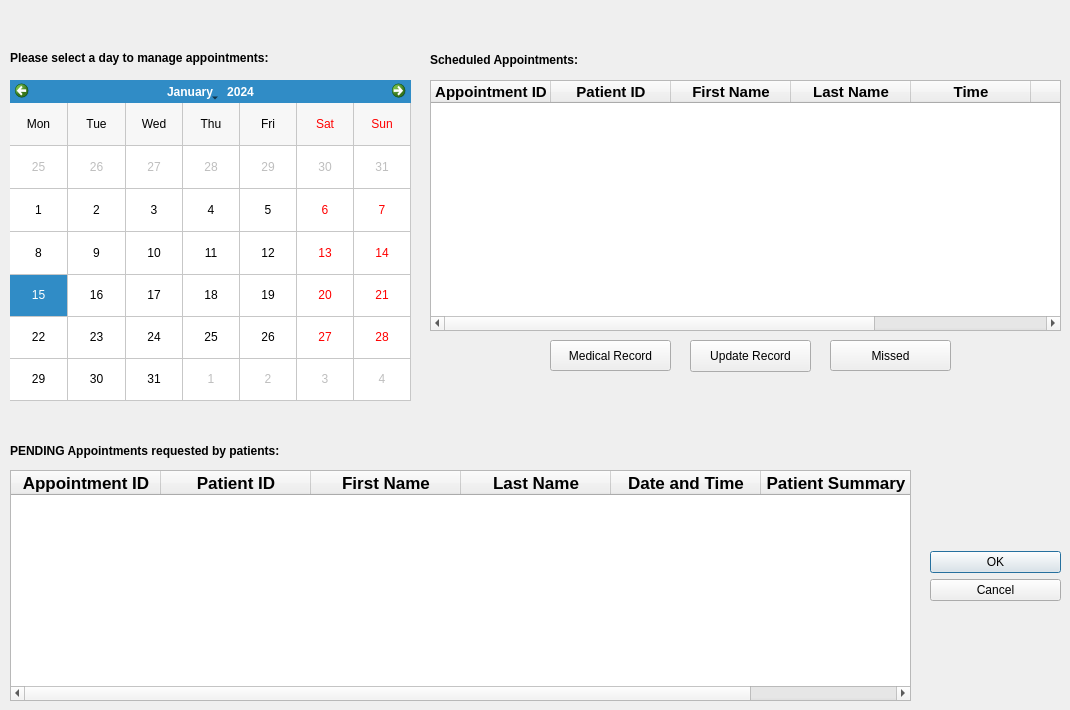
    <widget class="QWidget" name="GP_appointment_page">
     <widget class="QDialogButtonBox" name="Confirm_button">
      <property name="geometry">
       <rect>
        <x>930</x>
        <y>540</y>
        <width>131</width>
        <height>71</height>
       </rect>
      </property>
      <property name="orientation">
       <enum>Qt::Vertical</enum>
      </property>
      <property name="standardButtons">
       <set>QDialogButtonBox::Cancel|QDialogButtonBox::Ok</set>
      </property>
      <property name="centerButtons">
       <bool>true</bool>
      </property>
     </widget>
     <widget class="QLabel" name="label_13">
      <property name="geometry">
       <rect>
        <x>10</x>
        <y>50</y>
        <width>391</width>
        <height>16</height>
       </rect>
      </property>
      <property name="font">
       <font>
        <weight>75</weight>
        <bold>true</bold>
       </font>
      </property>
      <property name="text">
       <string>Please select a day to manage appointments:</string>
      </property>
     </widget>
     <widget class="QTableWidget" name="pending_table">
      <property name="geometry">
       <rect>
        <x>10</x>
        <y>470</y>
        <width>901</width>
        <height>231</height>
       </rect>
      </property>
      <property name="sizeAdjustPolicy">
       <enum>QAbstractScrollArea::AdjustToContents</enum>
      </property>
      <property name="dragEnabled">
       <bool>false</bool>
      </property>
      <property name="alternatingRowColors">
       <bool>false</bool>
      </property>
      <property name="selectionBehavior">
       <enum>QAbstractItemView::SelectRows</enum>
      </property>
      <attribute name="horizontalHeaderCascadingSectionResizes">
       <bool>true</bool>
      </attribute>
      <attribute name="horizontalHeaderDefaultSectionSize">
       <number>150</number>
      </attribute>
      <attribute name="horizontalHeaderHighlightSections">
       <bool>false</bool>
      </attribute>
      <attribute name="horizontalHeaderStretchLastSection">
       <bool>true</bool>
      </attribute>
      <column>
       <property name="text">
        <string>Appointment ID</string>
       </property>
       <property name="font">
        <font>
         <pointsize>13</pointsize>
         <weight>75</weight>
         <bold>true</bold>
        </font>
       </property>
      </column>
      <column>
       <property name="text">
        <string>Patient ID</string>
       </property>
       <property name="font">
        <font>
         <pointsize>13</pointsize>
         <weight>75</weight>
         <bold>true</bold>
        </font>
       </property>
      </column>
      <column>
       <property name="text">
        <string>First Name</string>
       </property>
       <property name="font">
        <font>
         <pointsize>13</pointsize>
         <weight>75</weight>
         <bold>true</bold>
        </font>
       </property>
      </column>
      <column>
       <property name="text">
        <string>Last Name</string>
       </property>
       <property name="font">
        <font>
         <pointsize>13</pointsize>
         <weight>75</weight>
         <bold>true</bold>
        </font>
       </property>
      </column>
      <column>
       <property name="text">
        <string>Date and Time</string>
       </property>
       <property name="font">
        <font>
         <pointsize>13</pointsize>
         <weight>75</weight>
         <bold>true</bold>
        </font>
       </property>
      </column>
      <column>
       <property name="text">
        <string>Patient Summary</string>
       </property>
       <property name="font">
        <font>
         <pointsize>13</pointsize>
         <weight>75</weight>
         <bold>true</bold>
        </font>
       </property>
      </column>
     </widget>
     <widget class="QLabel" name="label_14">
      <property name="geometry">
       <rect>
        <x>10</x>
        <y>440</y>
        <width>401</width>
        <height>21</height>
       </rect>
      </property>
      <property name="font">
       <font>
        <weight>75</weight>
        <bold>true</bold>
       </font>
      </property>
      <property name="text">
       <string>PENDING Appointments requested by patients:</string>
      </property>
     </widget>
     <widget class="QCalendarWidget" name="appointment_calendar">
      <property name="geometry">
       <rect>
        <x>10</x>
        <y>80</y>
        <width>401</width>
        <height>321</height>
       </rect>
      </property>
      <property name="sizePolicy">
       <sizepolicy hsizetype="Fixed" vsizetype="Fixed">
        <horstretch>0</horstretch>
        <verstretch>0</verstretch>
       </sizepolicy>
      </property>
      <property name="gridVisible">
       <bool>true</bool>
      </property>
      <property name="verticalHeaderFormat">
       <enum>QCalendarWidget::NoVerticalHeader</enum>
      </property>
     </widget>
     <widget class="QTableWidget" name="scheduled_table">
      <property name="geometry">
       <rect>
        <x>430</x>
        <y>80</y>
        <width>631</width>
        <height>251</height>
       </rect>
      </property>
      <property name="sizeAdjustPolicy">
       <enum>QAbstractScrollArea::AdjustToContents</enum>
      </property>
      <property name="dragEnabled">
       <bool>false</bool>
      </property>
      <property name="alternatingRowColors">
       <bool>false</bool>
      </property>
      <property name="selectionBehavior">
       <enum>QAbstractItemView::SelectRows</enum>
      </property>
      <attribute name="horizontalHeaderCascadingSectionResizes">
       <bool>true</bool>
      </attribute>
      <attribute name="horizontalHeaderDefaultSectionSize">
       <number>120</number>
      </attribute>
      <attribute name="horizontalHeaderHighlightSections">
       <bool>false</bool>
      </attribute>
      <attribute name="horizontalHeaderStretchLastSection">
       <bool>true</bool>
      </attribute>
      <column>
       <property name="text">
        <string>Appointment ID</string>
       </property>
       <property name="font">
        <font>
         <pointsize>11</pointsize>
         <weight>75</weight>
         <bold>true</bold>
        </font>
       </property>
      </column>
      <column>
       <property name="text">
        <string>Patient ID</string>
       </property>
       <property name="font">
        <font>
         <pointsize>11</pointsize>
         <weight>75</weight>
         <bold>true</bold>
        </font>
       </property>
      </column>
      <column>
       <property name="text">
        <string>First Name</string>
       </property>
       <property name="font">
        <font>
         <pointsize>11</pointsize>
         <weight>75</weight>
         <bold>true</bold>
        </font>
       </property>
      </column>
      <column>
       <property name="text">
        <string>Last Name</string>
       </property>
       <property name="font">
        <font>
         <pointsize>11</pointsize>
         <weight>75</weight>
         <bold>true</bold>
        </font>
       </property>
      </column>
      <column>
       <property name="text">
        <string>Time</string>
       </property>
       <property name="font">
        <font>
         <pointsize>11</pointsize>
         <weight>75</weight>
         <bold>true</bold>
        </font>
       </property>
      </column>
      <column>
       <property name="text">
        <string>Status</string>
       </property>
       <property name="font">
        <font>
         <pointsize>11</pointsize>
         <weight>75</weight>
         <bold>true</bold>
        </font>
       </property>
      </column>
      <column>
       <property name="text">
        <string>Patient Summary</string>
       </property>
       <property name="font">
        <font>
         <pointsize>10</pointsize>
         <weight>75</weight>
         <bold>true</bold>
        </font>
       </property>
      </column>
     </widget>
     <widget class="QLabel" name="Appointment_label">
      <property name="geometry">
       <rect>
        <x>430</x>
        <y>50</y>
        <width>311</width>
        <height>20</height>
       </rect>
      </property>
      <property name="font">
       <font>
        <weight>75</weight>
        <bold>true</bold>
       </font>
      </property>
      <property name="text">
       <string>Scheduled Appointments:</string>
      </property>
     </widget>
     <widget class="QPushButton" name="missed_button">
      <property name="geometry">
       <rect>
        <x>830</x>
        <y>340</y>
        <width>121</width>
        <height>31</height>
       </rect>
      </property>
      <property name="styleSheet">
       <string notr="true"/>
      </property>
      <property name="text">
       <string>Missed</string>
      </property>
     </widget>
     <widget class="QPushButton" name="record_button">
      <property name="geometry">
       <rect>
        <x>550</x>
        <y>340</y>
        <width>121</width>
        <height>31</height>
       </rect>
      </property>
      <property name="text">
       <string>Medical Record</string>
      </property>
     </widget>
     <widget class="QPushButton" name="update_record_button">
      <property name="geometry">
       <rect>
        <x>690</x>
        <y>340</y>
        <width>121</width>
        <height>32</height>
       </rect>
      </property>
      <property name="text">
       <string>Update Record</string>
      </property>
     </widget>
    </widget>
